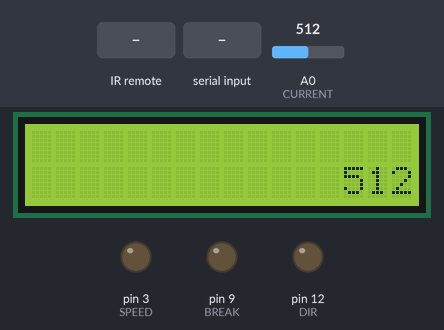
A sketch run on a simulated Arduino Mega 2560, built with avr-gcc and run on an emulated ATmega2560. Shown: 16×2 character LCD, output pins drawn as LEDs (lit = HIGH). The inputs (shaded band) are chosen by the test bench; at power-on: A0 (CURRENT) = 512. What the sketch prints to the serial monitor is not drawn.

Above: at 1.6 s.
1.7 s: infrared code 0xFFA25D received
At 2.9 s:
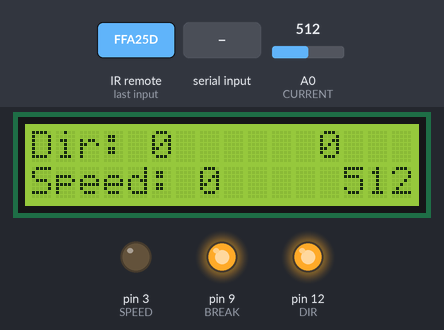
3.7 s: infrared code 0xFF22DD received
At 5.4 s:
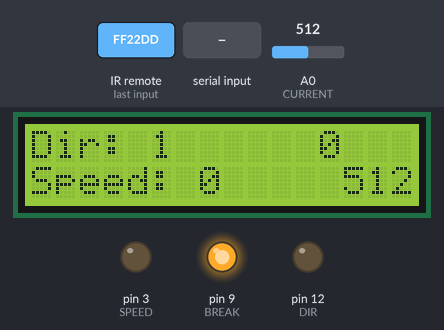
5.7 s: "1,90\n" received over Serial
At 7.5 s:
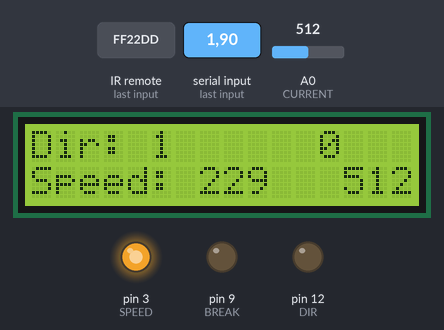
8.2 s: infrared code 0xFFE21D received
At 10.0 s:
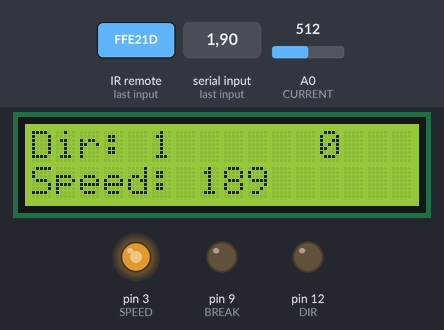
11.2 s: infrared code 0xFFC23D received
At 12.5 s:
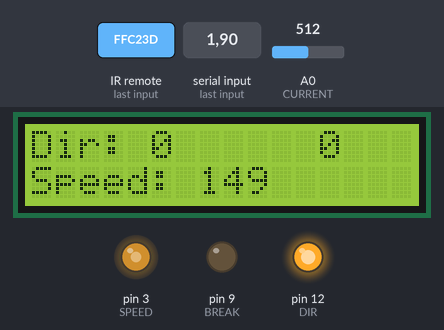
14.2 s: infrared code 0xFF22DD received
At 15.0 s:
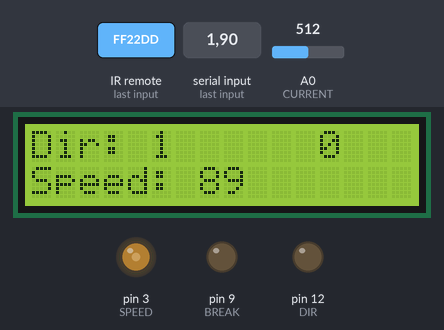
Timing chart, 0 to 19.2 s (numbered marks = the images above; inputs shaded):
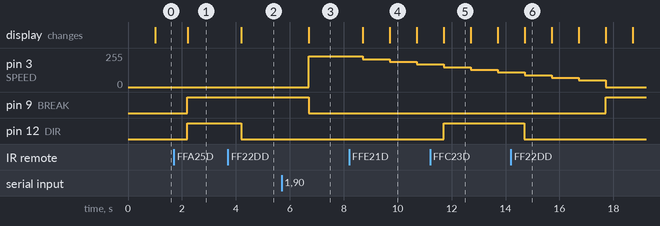

Measured:
- after the input at 1.7 s, pin 9 (BREAK), pin 12 (DIR): LOW → HIGH after 0.50 s; the display: first changes after 0.51 s (image 1 shows a later state)
- after the input at 3.7 s, pin 12 (DIR): HIGH → LOW after 0.50 s; the display: first changes after 0.51 s (image 2 shows a later state)
- after the input at 5.7 s, pin 3 (SPEED): 0/255 → 229/255 after 1.0 s; pin 9 (BREAK): HIGH → LOW after 1.0 s; the display: first changes after 1.0 s (image 3 shows a later state)
- after the input at 8.2 s, pin 3 (SPEED): 229/255 → 209/255 after 0.51 s, → 189/255 1.0 s later, → 169/255 1.0 s later; the display: first changes after 0.51 s (image 4 shows a later state)
- after the input at 11.2 s, pin 12 (DIR): LOW → HIGH after 0.50 s
- after the input at 14.2 s, pin 12 (DIR): HIGH → LOW after 0.50 s
- what the display in image 5 shows lasts 1.0 s, from 11.7 s to 12.7 s

The sketch:

HelloDCTrain.ino
```cpp
//www.elegoo.com
//2016.12.9

/*
  LiquidCrystal Library - Hello World

 Demonstrates the use a 16x2 LCD display.  The LiquidCrystal
 library works with all LCD displays that are compatible with the
 Hitachi HD44780 driver. There are many of them out there, and you
 can usually tell them by the 16-pin interface.

 This sketch prints "Hello World!" to the LCD
 and shows the time.

  The circuit:
 * LCD RS pin to digital pin 37
 * LCD Enable pin to digital pin 38
 * LCD D4 pin to digital pin 39
 * LCD D5 pin to digital pin 40
 * LCD D6 pin to digital pin 41
 * LCD D7 pin to digital pin 42
 * LCD R/W pin to ground
 * LCD VSS pin to ground
 * LCD VCC pin to 5V
 * 10K resistor:
 * ends to +5V and ground
 * wiper to LCD VO pin (pin 3)

 */

// include the library code:
#include <LiquidCrystal.h>
#include "IRremote.h"

#define BREAK 9
#define DIR 12
#define SPEED 3
#define CURRENT 0
#define TRAVELSPEED 200

int receiver = 11; // Signal Pin of IR receiver to Arduino Digital Pin 11

/*-----( Declare objects )-----*/
IRrecv irrecv(receiver);     // create instance of 'irrecv'
decode_results results;      // create instance of 'decode_results'
int i;
// initialize the library with the numbers of the interface pins
LiquidCrystal lcd(37, 38, 39, 40, 41, 42);
char buff[16];
unsigned keypadInput = 0;

const unsigned long interval = 1000;
unsigned long previousMillis = 0;
unsigned direction = 0;
unsigned speed = 0;
boolean controlledStop = false;
boolean startup = false;


void setup() {
  Serial.begin(115200);
  while (! Serial); // Wait untilSerial is ready - Leonardo
  Serial.println("Enter direction(0,1) speed(0-100)");
  // set up the LCD's number of columns and rows:
  lcd.begin(16, 2);
  lcd.clear();
  // Print a message to the LCD.
  irrecv.enableIRIn(); // Start the receiver
    //---set pin direction
  pinMode(SPEED,OUTPUT);
  pinMode(DIR,OUTPUT);
  pinMode(BREAK,OUTPUT);

}

void loop() {
  String text;
  // set the cursor to column 0, line 1
  // (note: line 1 is the second row, since counting begins with 0):0 0

  lcd.setCursor(0, 1);
  unsigned long currentMillis = millis();
  if (irrecv.decode(&results)) // have we received an IR signal?
  {
    translateIR();
    changeState();
    irrecv.resume(); // receive the next value
  }
  if (Serial.available())
  {
    text = Serial.readString();
    direction = text.substring(0,1).toInt();
    speed = normalize(text.substring(2,text.length()).toInt());
    changeState();
  }

  if (currentMillis - previousMillis >= interval) {

    previousMillis = currentMillis;
    int current = analogRead(CURRENT);
    int n = sprintf(buff,"%d",current);
    lcdPrint(13,1,buff);
    if(startup){
      if(speed <= TRAVELSPEED) {
        speed += 20;
      } else {
        speed = TRAVELSPEED;
        startup = false;
      }
      changeState();
    }
    if(controlledStop){
      if(speed >= 60) {
        speed -= 20;
      } else {
        speed = 0;
        controlledStop = false;
      }
      changeState();
    }
  }
}


void lcdPrint(int col, int row, String text) {
  if ((row == 0 || row == 1) && (col >= 0 && col <= 15)){
    lcd.setCursor(col,row);
    lcd.print(text);
  }
}

void changeState(){
  if (speed == 0) {
      digitalWrite(BREAK,HIGH);
    } else {
      digitalWrite(BREAK,LOW);
    }
    if(direction == 0){
       digitalWrite(DIR, HIGH);
       lcdPrint(0,0,"Dir: 0");
    } else {
      digitalWrite(DIR,LOW);
      lcdPrint(0,0,"Dir: 1");

    }

    analogWrite(SPEED,speed);

    lcdPrint(0,1,"                ");
    int n = sprintf(buff,"%d",speed);
    lcdPrint(0,1,"Speed: ");
    lcdPrint(7,1,buff);
    n = sprintf(buff,"%d",keypadInput);
    lcdPrint(12,0,"     ");
    lcdPrint(12,0,buff);
}

unsigned normalize(unsigned i){
  return (255 * (i/100.0));
}

/*-----( Function )-----*/
void translateIR() // takes action based on IR code received

// describing Remote IR codes

{

  switch(results.value)

  {
  case 0xFFA25D: Serial.println("POWER"); speed=0; break;
  case 0xFFE21D: Serial.println("FUNC/STOP"); controlledStop = true; break;
  case 0xFF629D: Serial.println("VOL+"); break;
  case 0xFF22DD: Serial.println("FAST BACK");    direction=1;   break;
  case 0xFF02FD: Serial.println("PAUSE");    break;
  case 0xFFC23D: Serial.println("FAST FORWARD"); direction=0;   break;
  case 0xFFE01F: Serial.println("DOWN"); if(speed >= 10) speed -= 10;   break;
  case 0xFFA857: Serial.println("VOL-");    break;
  case 0xFF906F: Serial.println("UP");   if(speed <= 245) speed += 10;  break;
  case 0xFF9867: Serial.println("EQ"); speed = normalize(keypadInput); keypadInput = 0;   break;
  case 0xFFB04F: Serial.println("ST/REPT");   startup = true; break;
  case 0xFF6897: Serial.println("0"); keypadInput *=10;    break;
  case 0xFF30CF: Serial.println("1"); keypadInput *=10; keypadInput +=1;   break;
  case 0xFF18E7: Serial.println("2"); keypadInput *=10; keypadInput +=2;   break;
  case 0xFF7A85: Serial.println("3"); keypadInput *=10; keypadInput +=3;   break;
  case 0xFF10EF: Serial.println("4"); keypadInput *=10; keypadInput +=4;   break;
  case 0xFF38C7: Serial.println("5"); keypadInput *=10; keypadInput +=5;   break;
  case 0xFF5AA5: Serial.println("6"); keypadInput *=10; keypadInput +=6;   break;
  case 0xFF42BD: Serial.println("7"); keypadInput *=10; keypadInput +=7;   break;
  case 0xFF4AB5: Serial.println("8"); keypadInput *=10; keypadInput +=8;   break;
  case 0xFF52AD: Serial.println("9"); keypadInput *=10; keypadInput +=9;   break;
  case 0xFFFFFFFF: Serial.println(" REPEAT");break;

  default:
    Serial.println(" other button   ");

  }// End Case
  Serial.println(keypadInput);
  delay(500); // Do not get immediate repeat


} //END translateIR
```
